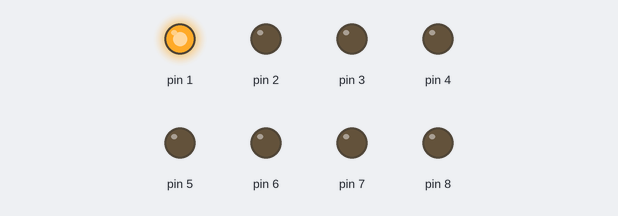
Bench run of a sketch on a simulated Arduino Uno, built with avr-gcc and run on an emulated ATmega328P. Parts: output pins drawn as LEDs (lit = HIGH).

Above: at 0.2 s.
At 1.2 s:
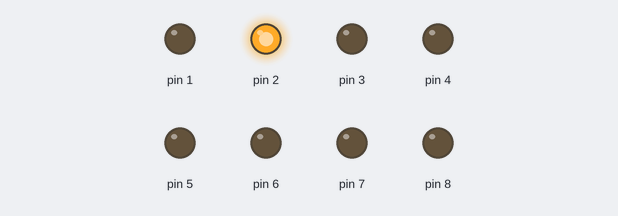
At 2.2 s:
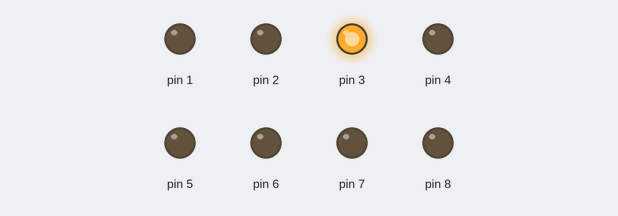
At 5.2 s:
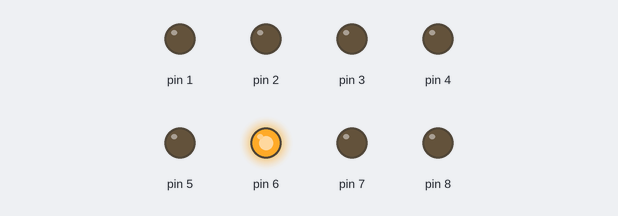
At 7.2 s:
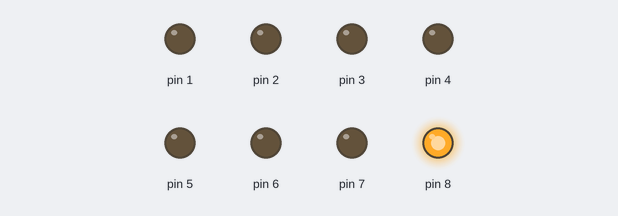
At 9.7 s:
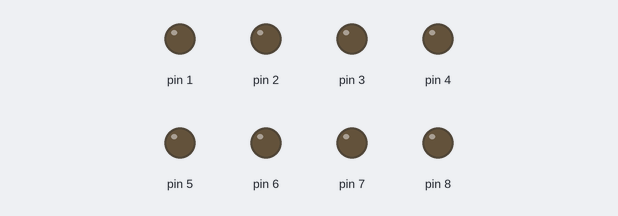
Timing chart, 0 to 10.4 s (numbered marks = the images above):
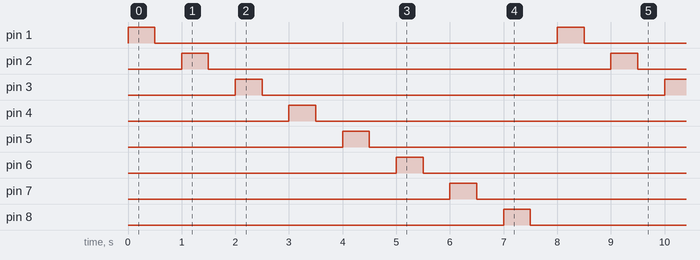

The sketch:

sistani3.ino
```cpp
void setup() {
for(int i=1 ; i<9; i++){
  pinMode(i,OUTPUT);// sets the digital pin i as output
}

}

void loop() {
  for( int i=1 ; i<9 ; i++){
    digitalWrite(i,HIGH);// sets the digital pin i on
    delay(500);// waits for 500 ms
    digitalWrite(i,LOW);// sets the digital pin i off
    delay(500);// waits for 500 ms
  }


}
```

Measured:
- by itself, pin 1–8: alternates HIGH for 0.50 s and LOW for 7.5 s
- by itself, everything shown: repeats every 8.0 s, in 16 steps
